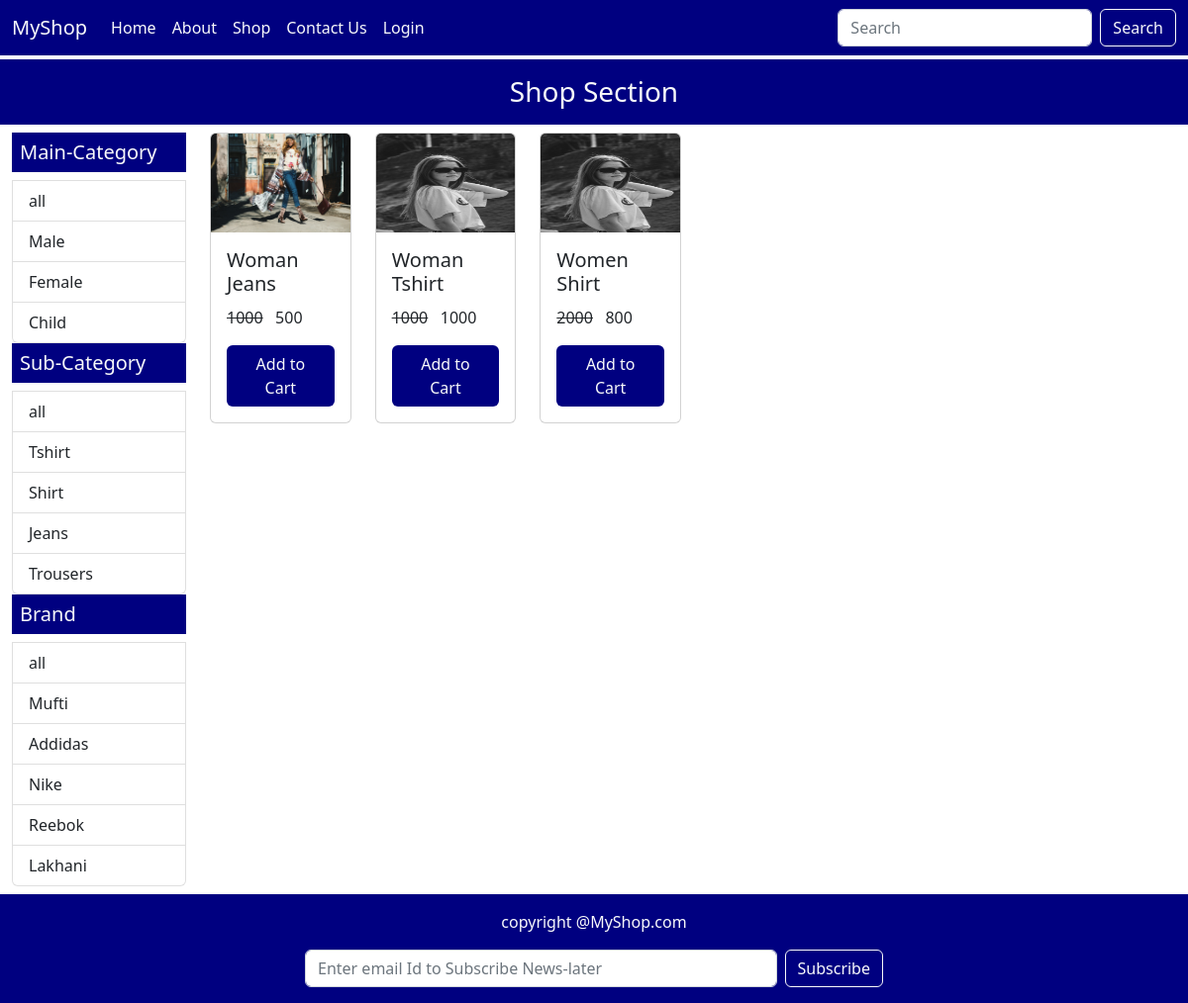
/shop/all/all/all/, run on the app's committed database.
### mainapp/models.py (models this page shows, shortened)
class MainCategory(models.Model):
    id = models.AutoField(primary_key=True)
    name = models.CharField(max_length=20,unique=True)

class SubCategory(models.Model):
    id=models.AutoField(primary_key=True)
    name = models.CharField(max_length=20,unique=True)

class Brand(models.Model):
    id = models.AutoField(primary_key=True)
    name = models.CharField(max_length=20,unique=True)

class Product(models.Model):
    id = models.AutoField(primary_key=True)
    name = models.CharField(max_length=20)
    maincat = models.ForeignKey(MainCategory,on_delete=models.CASCADE)
    subcat = models.ForeignKey(SubCategory,on_delete=models.CASCADE)
    brand = models.ForeignKey(Brand,on_delete=models.CASCADE)
    seller = models.ForeignKey(Seller,on_delete=models.CASCADE,default=1)
    basePrice = models.IntegerField()
    discount = models.IntegerField(default=0)
    finalPrice = models.IntegerField()
    color = models.CharField(max_length=20)
    size=models.CharField(max_length=10)
    description = models.TextField()
    stock=models.BooleanField(default=True)
    time = models.DateTimeField(auto_now=True)
    pic1=models.ImageField(upload_to='images/')
    pic2=models.ImageField(upload_to='images/')
    pic3=models.ImageField(upload_to='images/')
    pic4=models.ImageField(upload_to='images/')

### mainapp/views.py (the view)
# urls.py: path("shop/<str:mc>/<str:sc>/<str:br>/",views.shop),
def shop(request,mc,sc,br):
    if(mc=="all" and sc=='all' and br=='all'):
        data = Product.objects.all()
    elif(mc!='all' and sc=='all' and br=='all'):
        data = Product.objects.filter(maincat=MainCategory.objects.get(name=mc))
    elif(mc=='all' and sc!='all' and br=='all'):
        data = Product.objects.filter(subcat=SubCategory.objects.get(name=sc))
    elif(mc=='all' and sc=='all' and br!='all'):
        data = Product.objects.filter(brand=Brand.objects.get(name=br))
    elif(mc!='all' and sc!='all' and br=='all'):
        data = Product.objects.filter(maincat=MainCategory.objects.get(name=mc),
                                      subcat=SubCategory.objects.get(name=sc))
    elif(mc=='all' and sc!='all' and br!='all'):
        data = Product.objects.filter(subcat=SubCategory.objects.get(name=sc),
                                      brand=Brand.objects.get(name=br))
    else:
        data = Product.objects.filter(maincat=MainCategory.objects.get(name=mc),
                                        subcat=SubCategory.objects.get(name=sc),
                                        brand=Brand.objects.get(name=br))
    maincat = MainCategory.objects.all()
    subcat = SubCategory.objects.all()
    brand = Brand.objects.all()
    return render(request,"shop.html",{"Data":data,"Maincat":maincat,"Subcat":subcat,"Brand":brand,"MC":mc,"SC":sc,"BR":br})

### mainapp/templates/shop.html (shortened to what this page needs)
{% extends 'index.html' %}
{% load static %}
{% block body %}
<div class="container-fluid">
    <div class="row">
        <h3 class="background text-light p-3 text-center">Shop Section</h3>
        <div class="col-xxl-2 cl-xl-2 col-lg-2 col-md-4 col-sm-6 col-xm-12">
            <div class="list-group">
                <h5 class="background text-light p-2">Main-Category</h5>
                <a href="/shop/all/{{SC}}/{{BR}}/" class="list-group-item list-group-item-action">all</a>
                {% for i in Maincat %}
                <a href="/shop/{{i.name}}/{{SC}}/{{BR}}/" class="list-group-item list-group-item-action">{{i.name}}</a>
                {% endfor %}
            </div>
            <div class="list-group">
                <h5 class="background text-light p-2">Sub-Category</h5>
                <a href="/shop/{{MC}}/all/{{BR}}/" class="list-group-item list-group-item-action">all</a>
                {% for i in Subcat %}
                <a href="/shop/{{MC}}/{{i.name}}/{{BR}}/" class="list-group-item list-group-item-action">{{i.name}}</a>
                {% endfor %}
            </div>
            <div class="list-group">
                <h5 class="background text-light p-2">Brand</h5>
                <a href="/shop/{{MC}}/{{SC}}/all/" class="list-group-item list-group-item-action">all</a>
                {% for i in Brand %}
                <a href="/shop/{{MC}}/{{SC}}/{{i.name}}/" class="list-group-item list-group-item-action">{{i.name}}</a>
                {% endfor %}
            </div>
        </div>
        <div class="col-xxl-10 cl-xl-10 col-lg-10 col-md-8 col-sm-6 col-xm-12" >
            <div class="row">
                {% for i in Data %}
            <div class="col-xxl-2 col-xl-2 col-lg-3 col-md-4 col-sm-6 col-xs-12">
                <div class="card">
                    <img src={{i.pic1.url}} class="card-img-top" height="100px" alt="...">
                    <div class="card-body">
                      <h5 class="card-title" style="height:50px;">{{i.name}}</h5>
                      <p class="card-text"><strike>{{i.basePrice}}</strike>&nbsp;&nbsp;&nbsp;{{i.finalPrice}}</p>
                      <a href="/product/{{i.id}}" class="btn background text-light">Add to Cart</a>
                    </div>
                  </div>
            </div>
            {% endfor %}
            </div>
        </div>
    </div>
</div>
{% endblock %}

### mainapp/templates/index.html (shortened to what this page needs)
{% load static %}
<!DOCTYPE html>
<html lang="en">
<head>
    <link href="https://cdn.jsdelivr.net/npm/bootstrap@5.2.2/dist/css/bootstrap.min.css" rel="stylesheet">
    <link rel="stylesheet" href="{% static 'css/mystyle.css'%}">
</head>
<body>
    <nav class="navbar navbar-expand-lg background mb-1">
        <div class="container-fluid">
          <a class="navbar-brand text-light" href="#">MyShop</a>
          <div class="collapse navbar-collapse" id="navbarSupportedContent">
            <ul class="navbar-nav  me-auto mb-2 mb-lg-0">
              <li class="nav-item">
                <a class="nav-link text-light active" aria-current="page" href="/">Home</a>
              </li>
              <li class="nav-item">
                <a class="nav-link text-light" href="#">About</a>
              <li class="nav-item">
                <a class="nav-link text-light" href="/shop/all/all/all/">Shop</a>
              </li>
              <li class="nav-item">
                <a class="nav-link text-light disabled">Contact Us</a>
              </li>
              <li class="nav-item">
                {% if user.is_authenticated %}
                <a class="nav-link text-light active" aria-current="page" href="/logout/">Logout</a>
                {% else %}
                <a class="nav-link text-light active" aria-current="page" href="/login/">Login</a>
                {% endif %}
              </li>
            </ul>
            <form class="d-flex" role="search">
              <input class="form-control me-2" type="search" placeholder="Search" aria-label="Search">
              <button class="btn btn-outline-light" type="submit">Search</button>
            </form>
          </div>
        </div>
      </nav>
      {% block body %}{% endblock %}
      <footer class="container-fluid background text-light p-3 mt-2 text-center">
        <p>copyright @MyShop.com</p>
        <form class="d-flex w-50" style="margin-left: 25%">
          <input class="form-control me-2 " type="text" placeholder="Enter email Id to Subscribe News-later" aria-label="Search">
          <button class="btn btn-outline-light" type="submit">Subscribe</button>
        </form>
      </footer>
</body>
</html>

### mainapp/static/css/mystyle.css (style rules this page uses)
.background { background-color: navy; }

### data on the page
MainCategory: name "Male"
MainCategory: name "Female"
MainCategory: name "Child"
SubCategory: name "Tshirt"
SubCategory: name "Shirt"
SubCategory: name "Jeans"
SubCategory: name "Trousers"
Brand: name "Mufti"
Brand: name "Addidas"
Brand: name "Nike"
Brand: name "Reebok"
Brand: name "Lakhani"
Product: pic1 (picture), name "Woman Jeans", basePrice "1000", finalPrice "500"
Product: pic1 (picture), name "Woman Tshirt", basePrice "1000", finalPrice "1000"
Product: pic1 (picture), name "Women Shirt", basePrice "2000", finalPrice "800"
